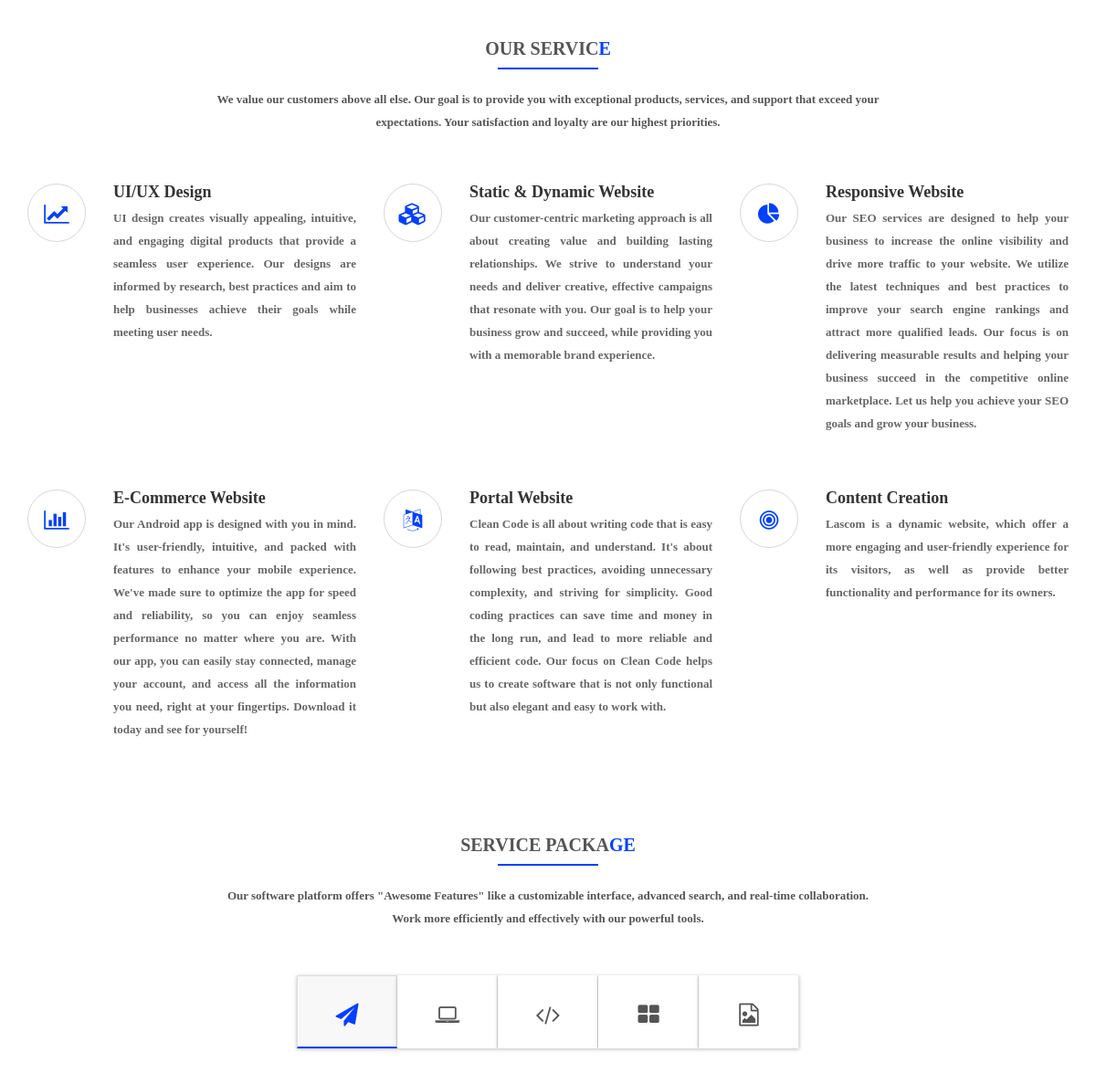
Page /Services.php (middle part) on the earlier database version.
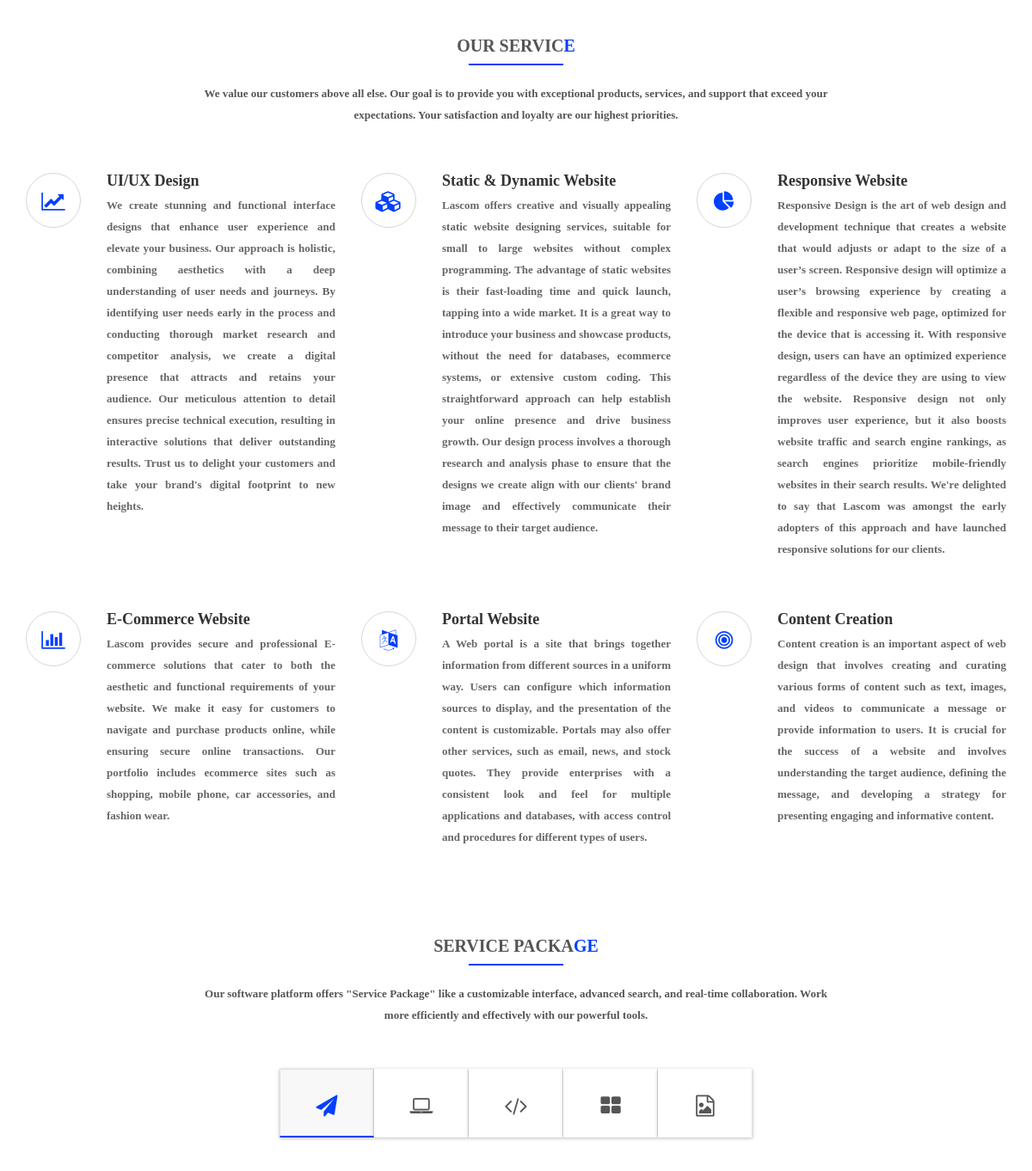
Same page on the later database version.
### tables this page shows
CREATE TABLE `servicepage` (
  `id` int(11) NOT NULL,
  `Paragraph` text NOT NULL,
  `Date_and_Time` datetime NOT NULL
);

CREATE TABLE `featurespage` (
  `id` int(11) NOT NULL,
  `Paragraph` text NOT NULL,
  `Date_and_Time` datetime NOT NULL
);

### Services.php (the view, shortened to what this page needs)
<!DOCTYPE html>
<html lang="en">
<head>
    <link rel="stylesheet" type="text/css" href="css/bootstrap.css">
    <link rel="stylesheet" type="text/css" href="css/style.css">
    <link rel="stylesheet" type="text/css" href="css/responsive.css">
    <link rel="stylesheet" type="text/css" href="css/animate.css">
    <link rel="stylesheet" type="text/css" href="css/prettyPhoto.css">
    <link rel="stylesheet" href="https://cdnjs.cloudflare.com/ajax/libs/font-awesome/4.7.0/css/font-awesome.min.css" />
    <link rel="stylesheet" type="text/css" href="css/owl.carousel.css">
    <link rel="stylesheet" type="text/css" href="css/owl.theme.css">
    <link rel="stylesheet" type="text/css" href="css/owl.transitions.css">
</head>
<body data-spy="scroll" data-target=".navbar-default" data-offset="100">
    <section id="slider">
        <section id="service">
            <div class="container">
                <div class="col-md-8 col-md-offset-2">
                    <div class="heading">
                        <h2>OUR SERVIC<span>E</span></h2>
                        <div class="line"></div>
                        <p>
                            <?php
                            $connection = new mysqli("localhost", "root", "", "lascomdb");
                            $sql = "SELECT Paragraph FROM servicepage WHERE id = 3";
                            $result = mysqli_query($connection, $sql);
                            $row = mysqli_fetch_assoc($result);
                            $Paragraph = $row['Paragraph'];
                            echo $Paragraph;
                            ?>
                        </p>
                    </div>
                </div>
                <div class="row">
                    <div class="features-sec">
                        <div class="col-md-4 col-sm-6 col-xs-6 wow fadeInUp" data-wow-duration="300ms" data-wow-delay="0ms">
                            <div class="media service-box">
                                <div class="pull-left"> <i class="fa fa-line-chart"></i> </div>
                                <div class="media-body">
                                    <h5 class="media-heading">UI/UX Design</h5>
                                    <p>
                                        <?php
                                        $connection = new mysqli("localhost", "root", "", "lascomdb");
                                        $sql = "SELECT Paragraph FROM servicepage WHERE id = 4";
                                        $result = mysqli_query($connection, $sql);
                                        $row = mysqli_fetch_assoc($result);
                                        $Paragraph = $row['Paragraph'];
                                        echo $Paragraph;
                                        ?>
                                    </p>
                                </div>
                            </div>
                        </div>
                        <div class="col-md-4 col-sm-6 col-xs-6 wow fadeInUp" data-wow-duration="300ms" data-wow-delay="100ms">
                            <div class="media service-box">
                                <div class="pull-left"> <i class="fa fa-cubes"></i> </div>
                                <div class="media-body">
                                    <h5 class="media-heading">Static & Dynamic Website</h5>
                                    <p>
                                        <?php
                                        $connection = new mysqli("localhost", "root", "", "lascomdb");
                                        $sql = "SELECT Paragraph FROM servicepage WHERE id = 5";
                                        $result = mysqli_query($connection, $sql);
                                        $row = mysqli_fetch_assoc($result);
                                        $Paragraph = $row['Paragraph'];
                                        echo $Paragraph;
                                        ?>
                                    </p>
                                </div>
                            </div>
                        </div>
                        <div class="col-md-4 col-sm-6 col-xs-6 wow fadeInUp" data-wow-duration="300ms" data-wow-delay="200ms">
                            <div class="media service-box">
                                <div class="pull-left"> <i class="fa fa-pie-chart"></i> </div>
                                <div class="media-body">
                                    <h5 class="media-heading">Responsive Website</h5>
                                    <p>
                                        <?php
                                        $connection = new mysqli("localhost", "root", "", "lascomdb");
                                        $sql = "SELECT Paragraph FROM servicepage WHERE id = 6";
                                        $result = mysqli_query($connection, $sql);
                                        $row = mysqli_fetch_assoc($result);
                                        $Paragraph = $row['Paragraph'];
                                        echo $Paragraph;
                                        ?>
                                    </p>
                                </div>
                            </div>
                        </div>
                        <div class="col-md-4 col-sm-6 col-xs-6 wow fadeInUp" data-wow-duration="300ms" data-wow-delay="300ms">
                            <div class="media service-box">
                                <div class="pull-left"> <i class="fa fa-bar-chart"></i> </div>
                                <div class="media-body">
                                    <h5 class="media-heading">E-Commerce Website</h5>
                                    <p>
                                        <?php
                                        $connection = new mysqli("localhost", "root", "", "lascomdb");
                                        $sql = "SELECT Paragraph FROM servicepage WHERE id = 7";
                                        $result = mysqli_query($connection, $sql);
                                        $row = mysqli_fetch_assoc($result);
                                        $Paragraph = $row['Paragraph'];
                                        echo $Paragraph;
                                        ?>
                                    </p>
                                </div>
                            </div>
                        </div>
                        <div class="col-md-4 col-sm-6 col-xs-6 wow fadeInUp" data-wow-duration="300ms" data-wow-delay="400ms">
                            <div class="media service-box">
                                <div class="pull-left"> <i class="fa fa-language"></i> </div>
                                <div class="media-body">
                                    <h5 class="media-heading">Portal Website</h5>
                                    <p>
                                        <?php
                                        $connection = new mysqli("localhost", "root", "", "lascomdb");
                                        $sql = "SELECT Paragraph FROM servicepage WHERE id = 8";
                                        $result = mysqli_query($connection, $sql);
                                        $row = mysqli_fetch_assoc($result);
                                        $Paragraph = $row['Paragraph'];
                                        echo $Paragraph;
                                        ?>
                                    </p>
                                </div>
                            </div>
                        </div>
                        <div class="col-md-4 col-sm-6 col-xs-6 wow fadeInUp" data-wow-duration="300ms" data-wow-delay="500ms">
                            <div class="media service-box">
                                <div class="pull-left"> <i class="fa fa-bullseye"></i> </div>
                                <div class="media-body">
                                    <h5 class="media-heading">Content Creation</h5>
                                    <p>
                                        <?php
                                        $connection = new mysqli("localhost", "root", "", "lascomdb");
                                        $sql = "SELECT Paragraph FROM servicepage WHERE id = 9";
                                        $result = mysqli_query($connection, $sql);
                                        $row = mysqli_fetch_assoc($result);
                                        $Paragraph = $row['Paragraph'];
                                        echo $Paragraph;
                                        ?>
                                    </p>
                                </div>
                            </div>
                        </div>
                    </div>
                </div>
            </div>
        </section>
        <section id="features">
            <div class="container">
                <div class="col-md-8 col-md-offset-2">
                    <div class="heading">
                        <h2>SERVICE PACKA<span>GE</span></h2>
                        <div class="line"></div>
                        <p>
                            <?php
                            $connection = new mysqli("localhost", "root", "", "lascomdb");
                            $sql = "SELECT Paragraph FROM featurespage WHERE id = 3";
                            $result = mysqli_query($connection, $sql);
                            $row = mysqli_fetch_assoc($result);
                            $Paragraph = $row['Paragraph'];
                            echo $Paragraph;
                            ?>
                        </p>
                    </div>
                </div>
                <ul class="nav nav-tabs" role="tablist">
                    <li role="presentation" class="active"><a href="#tab-1" role="tab" data-toggle="tab"><i class="fa fa-paper-plane"></i></a></li>
                    <li role="presentation"><a href="#tab-2" role="tab" data-toggle="tab"><i class="fa fa-laptop"></i></a></li>
                    <li role="presentation"><a href="#tab-3" role="tab" data-toggle="tab"><i class="fa fa-code"></i></a>
                    </li>
                    <li role="presentation"><a href="#tab-4" role="tab" data-toggle="tab"><i class="fa fa-th-large"></i></a></li>
                    <li role="presentation"><a href="#tab-5" role="tab" data-toggle="tab"><i class="fa fa-file-image-o"></i></a>
                    </li>
                </ul>
            </div>
        </section>
</body>
</html>

### css/style.css (style rules this page uses)
* { margin: 0 auto; }
body { font-family: 'helvetica_ce_55_romanregular'; }
p { font-size: 13px; color: #666; font-weight: bolder; line-height: 25px; font-family: 'open_sansregular'; }
h1, h2, h3, h4, h5, h6, .h1, .h2, .h3, .h4, .h5, .h6 { font-family: 'helvetica_ce_55_romanregular'; }
h2 { color: #555; font-size: 20px; text-transform: uppercase; font-weight: bolder; }
h5 { color: #333; font-size: 18px; }
span { color: #0040ff; }
.line { border: 1px solid #0040ff; width: 15%; }
ul.nav li.active a:before { opacity: 1; }
.heading h2 { font-family: 'helvetica_ce_55_romanregular'; }
.heading p { padding: 20px 0px; font-size: 13px; font-weight: bolder; color: #555; }
#service { text-align: center; padding: 2% 0%; }
.media.service-box { margin: 25px 0; }
.media.service-box .pull-left { margin-right: 20px; }
.media.service-box .pull-left>i { font-size: 24px; height: 64px; line-height: 64px; text-align: center; width: 64px; border-radius: 100%; color: #0040ff; border: 1px solid #d7d7d7; transition: background-color 400ms, background-color 400ms; position: relative; }
.media-body h5 { font-weight: bolder; text-align: left; }
.media-body p { text-align: justify; }
#features { text-align: center; padding: 2% 0%; }
#features .nav-tabs { display: inline-block; margin-top: 20px; }
#features .nav-tabs>li.active>a, #features .nav-tabs>li.active>a:hover, #features .nav-tabs>li.active>a:focus { box-shadow: 0 1px 4px rgba(0, 0, 0, .26); border-bottom: 2px solid #0040ff; background: #f8f8f8; }
#features .nav-tabs>li>a { color: #555; margin-right: 0; box-shadow: 0 1px 4px rgba(0, 0, 0, .26); background-color: #fff; border-right: 1px solid #e0e0e0; border-radius: 0px; border-bottom: 1px solid #FFFFFF; width: 110px; padding: 0; height: 80px; line-height: 80px; font-size: 32px; }
#features .nav-tabs>li>a i.fa { font-size: 25px; }
#features .nav-tabs>li.active>a i.fa { color: #0040ff; }

Differences in the rows shown:
changed servicepage: Paragraph "UI design creates visually appealing, intuitive, and engaging digital products that provide a seamless user experience. Our designs are informed by research, best practices and aim to help businesses achieve their goals while meeting user needs." → "We create stunning and functional interface designs that enhance user experience and elevate your business. Our approach is holistic, combining aesthetics with a deep understanding of user needs and journeys. By identifying user needs early in the process and conducting thorough market research and competitor analysis, we create a digital presence that attracts and retains your audience. Our meticulous attention to detail ensures precise technical execution, resulting in interactive solutions that deliver outstanding results. Trust us to delight your customers and take your brand's digital footprint to new heights."
changed servicepage: Paragraph "Our customer-centric marketing approach is all about creating value and building lasting relationships. We strive to understand your needs and deliver creative, effective campaigns that resonate with you. Our goal is to help your business grow and succeed, while providing you with a memorable brand experience." → "Lascom offers creative and visually appealing static website designing services, suitable for small to large websites without complex programming. The advantage of static websites is their fast-loading time and quick launch, tapping into a wide market. It is a great way to introduce your business and showcase products, without the need for databases, ecommerce systems, or extensive custom coding. This straightforward approach can help establish your online presence and drive business growth. Our design process involves a thorough research and analysis phase to ensure that the designs we create align with our clients' brand image and effectively communicate their message to their target…"
changed servicepage: Paragraph "Our SEO services are designed to help your business to increase the online visibility and drive more traffic to your website. We utilize the latest techniques and best practices to improve your search engine rankings and attract more qualified leads. Our focus is on delivering measurable results and helping your business succeed in the competitive online marketplace. Let us help you achieve your SEO goals and grow your business." → "Responsive Design is the art of web design and development technique that creates a website that would adjusts or adapt to the size of a user’s screen. Responsive design will optimize a user’s browsing experience by creating a flexible and responsive web page, optimized for the device that is accessing it. With responsive design, users can have an optimized experience regardless of the device they are using to view the website. Responsive design not only improves user experience, but it also boosts website traffic and search engine rankings, as search engines prioritize mobile-friendly websites in their search results. We're delighted to say that Lascom was amongst the early adopters of…"
changed servicepage: Paragraph "Our Android app is designed with you in mind. It's user-friendly, intuitive, and packed with features to enhance your mobile experience. We've made sure to optimize the app for speed and reliability, so you can enjoy seamless performance no matter where you are. With our app, you can easily stay connected, manage your account, and access all the information you need, right at your fingertips. Download it today and see for yourself!" → "Lascom provides secure and professional E-commerce solutions that cater to both the aesthetic and functional requirements of your website. We make it easy for customers to navigate and purchase products online, while ensuring secure online transactions. Our portfolio includes ecommerce sites such as shopping, mobile phone, car accessories, and fashion wear."
changed servicepage: Paragraph "Clean Code is all about writing code that is easy to read, maintain, and understand. It's about following best practices, avoiding unnecessary complexity, and striving for simplicity. Good coding practices can save time and money in the long run, and lead to more reliable and efficient code. Our focus on Clean Code helps us to create software that is not only functional but also elegant and easy to work with." → "A Web portal is a site that brings together information from different sources in a uniform way. Users can configure which information sources to display, and the presentation of the content is customizable. Portals may also offer other services, such as email, news, and stock quotes. They provide enterprises with a consistent look and feel for multiple applications and databases, with access control and procedures for different types of users."
changed servicepage: Paragraph "Lascom is a dynamic website, which offer a more engaging and user-friendly experience for its visitors, as well as provide better functionality and performance for its owners." → "Content creation is an important aspect of web design that involves creating and curating various forms of content such as text, images, and videos to communicate a message or provide information to users. It is crucial for the success of a website and involves understanding the target audience, defining the message, and developing a strategy for presenting engaging and informative content."
changed featurespage: Paragraph "Our software platform offers \"Awesome Features\" like a customizable interface,…" → "Our software platform offers \"Service Package\" like a customizable interface,…"
